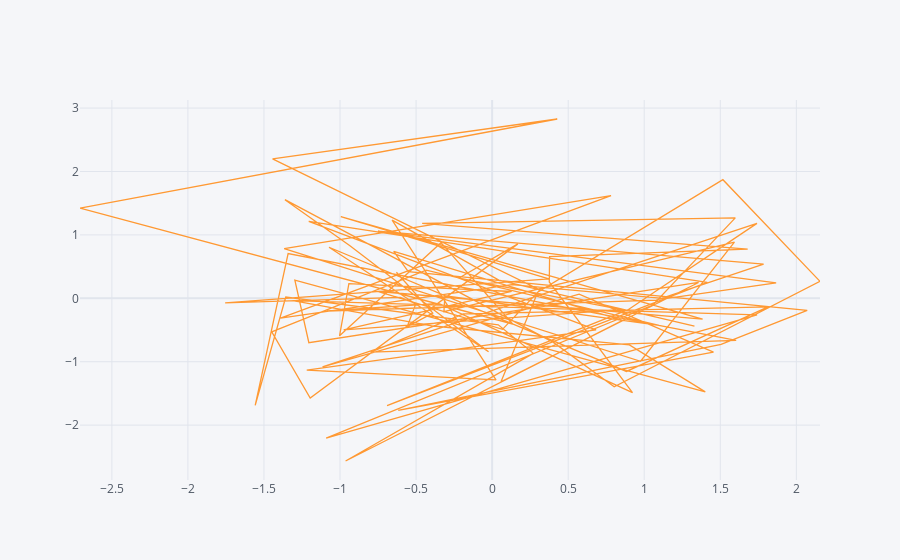

Here is the notebook cell this chart was saved with:
### Code cell
df.iplot(kind="scatter", x="A", y="B")
